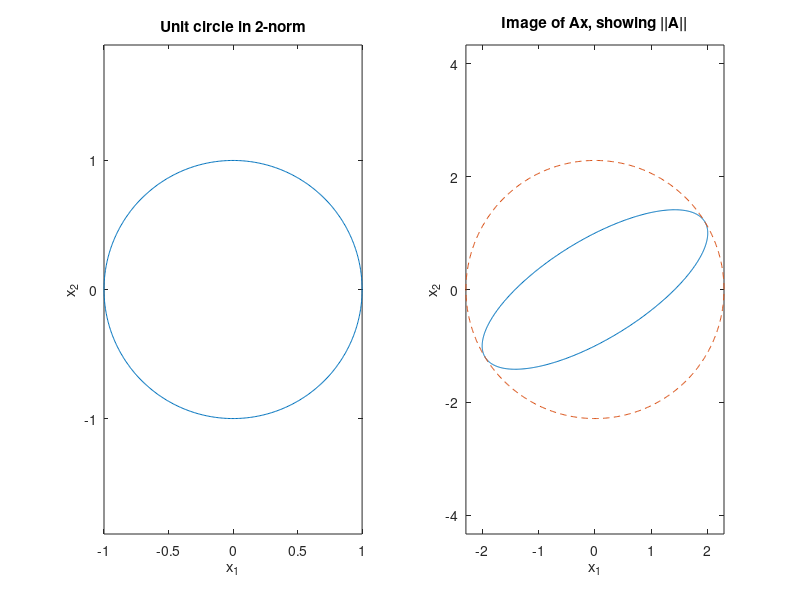

This chart was generated by the following MATLAB code:
%%
A = [ 2  0; 1  -1 ]

%%
% The default norm returned by the @glsbegin@norm@glsend@ command is the 2-norm.
twonorm = norm(A)

%%
% You can get the other norms with right options.
onenorm = norm(A,1)

%%
% The 1-norm is equivalent to 
max( sum(abs(A),1) )   % sum along rows (1st matrix dimension)

%%
% Similarly, we can get the $\infty$-norm and check our formula for it.
infnorm = norm(A,inf)
max( sum(abs(A),2) )   % sum along columns (2nd matrix dimension)


%%
% Here we illustrate the geometric interpretation of the 2-norm. First, we
% will sample a lot of vectors on the unit circle in $\mathbf{R}^2$. 
theta = linspace(0,2*pi,601);
x = [ cos(theta); sin(theta) ];  % 2x601, each column on the unit circle
subplot(1,2,1), plot(x(1,:),x(2,:)), axis equal
title('Unit circle in 2-norm')
xlabel('x_1'),  ylabel('x_2')

%%
% We can apply |A| to every column of |x| simply by using
Ax = A*x;

%%
% We superimpose the image of the unit circle with the circle whose radius
% is $\|\mathbf{A}\|_2$, and display multiple plots
% with the @glsbegin@subplot@glsend@ command.
subplot(1,2,2), plot(Ax(1,:),Ax(2,:)), axis equal
hold on, plot(twonorm*x(1,:),twonorm*x(2,:),'--')
title('Image of Ax, showing ||A||')
xlabel('x_1'),  ylabel('x_2')
